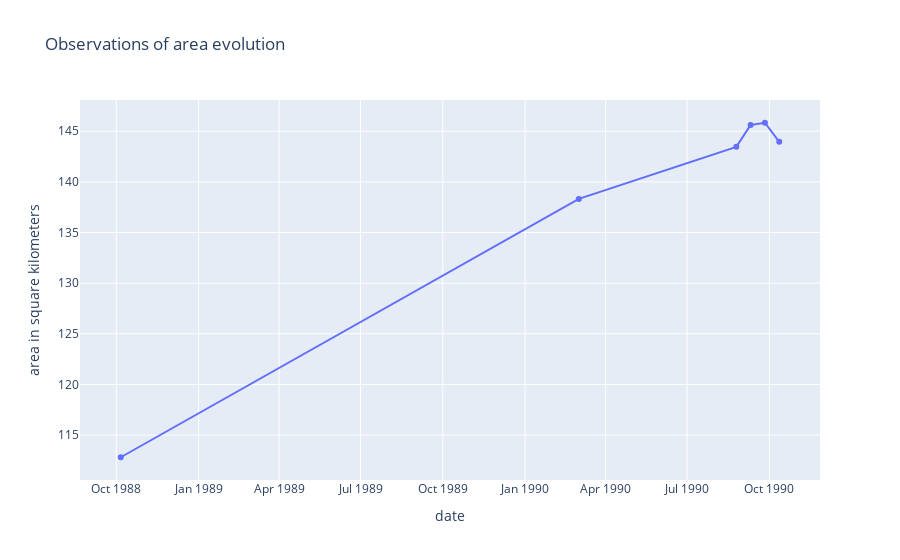

This figure's notebook cell:
### Code cell
plot_lake_area_by_month(best_detections, data.keys())

### Figure 1 — Plotly figure (JSON) as saved in the notebook; plotly's stock layout.template omitted (floating-point values rounded to 4 significant figures)
{"data": [{"hovertemplate": "date=%{x}<br>area in square kilometers=%{y}<extra></extra>", "legendgroup": "", "line": {"color": "#636efa", "dash": "solid"}, "marker": {"symbol": "circle"}, "mode": "lines+markers", "name": "", "orientation": "v", "showlegend": false, "type": "scatter", "x": ["1988-10-06", "1990-03-02", "1990-08-25", "1990-09-10", "1990-09-26", "1990-10-12"], "xaxis": "x", "y": [112.8, 138.3, 143.5, 145.6, 145.8, 143.9], "yaxis": "y"}], "layout": {"legend": {"tracegroupgap": 0}, "title": {"text": "Observations of area evolution"}, "xaxis": {"anchor": "y", "domain": [0, 1], "title": {"text": "date"}}, "yaxis": {"anchor": "x", "domain": [0, 1], "title": {"text": "area in square kilometers"}}}}
